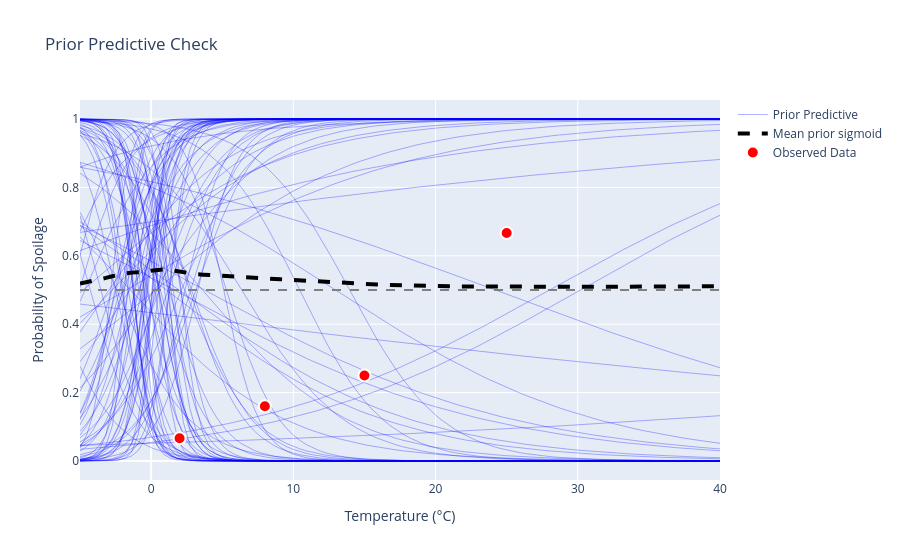

Notebook cell for this chart:
### Code cell
n_sims = 100
temp_range = np.linspace(-5, 40, 100) 

fig = go.Figure()

p_sim_list = []

for i in range(n_sims):
    a_sample = np.random.normal(0, 2)
    b_sample = np.random.normal(0, 1)
    
    p_sim = sigmoid(a_sample + b_sample * temp_range)
    p_sim_list.append(p_sim)
    
    fig.add_trace(go.Scatter(
        x=temp_range, 
        y=p_sim,
        mode='lines',
        line=dict(color='blue', width=1),
        opacity=0.3,
        showlegend=(i == 0),
        name='Prior Predictive',
        hovertemplate = (
            f"α: {a_sample:.2f}<br>" +
            f"β: {b_sample:.2f}<br>" +
            "Temp: %{x:.1f}°C<br>" +
            "Prob: %{y:.2%}")))
    
# add median line
p_mean = np.mean(p_sim_list, axis=0)
fig.add_trace(go.Scatter(
    x=temp_range,
    y=p_mean,
    mode='lines',
    line=dict(color='black', width=4, dash='dash'),
    name='Mean prior sigmoid',
    showlegend=True,
    hovertemplate="Mean prob: %{y:.2%}<br>Temp: %{x:.1f}°C"
))

fig.add_hline(y=0.5, line_dash="dash", line_color="gray")

# Layout
fig.update_layout(
    title="Prior Predictive Check",
    xaxis_title="Temperature (°C)",
    yaxis_title="Probability of Spoilage",
    showlegend=True,
)

fig.add_trace(go.Scatter(
    x=x, 
    y=real_proportion,
    mode='markers',
    marker=dict(color='red', size=12, line=dict(width=2, color='white')),
    name='Observed Data',
    hovertemplate=  "Observed: %{y:.2%}<br>" + 
                    "Temp: %{x}°C<br>" + 
                    "y: %{y:.2%}"

)
)

fig.show()
